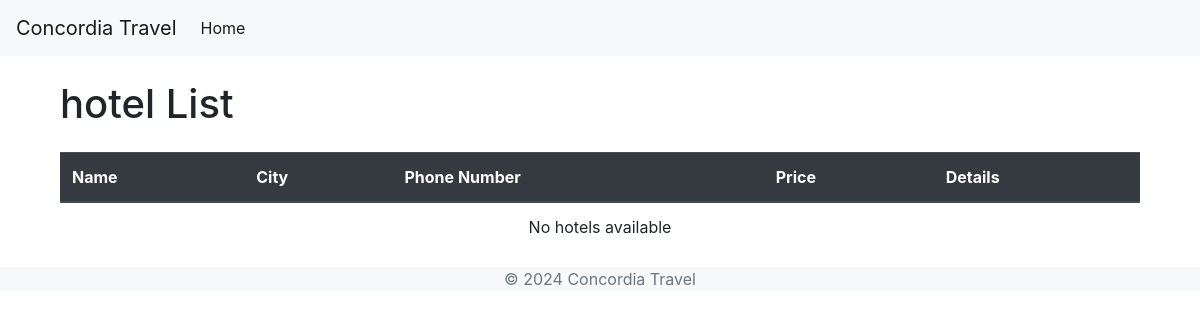
Page /packages/hotels/ on the earlier database version.
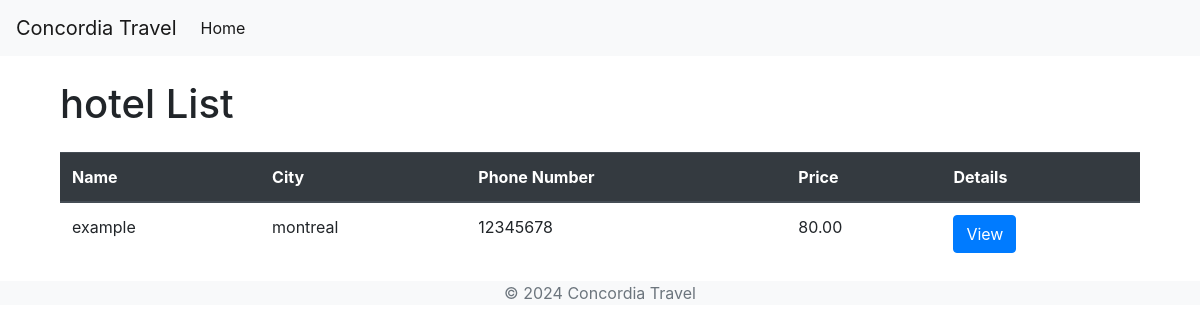
Same page on the later database version.
### packages/models.py (models this page shows)
class Hotel(models.Model):
    name = models.CharField(max_length=100)
    city = models.TextField(max_length=100)
    phone_number = models.CharField(max_length=15)
    price = models.DecimalField(max_digits=10, decimal_places=2)
    description = models.TextField(blank=True, null=True)  # Allows for an optional description

### packages/views.py (the view)
# urls.py: path('hotels/', views.HotelListView.as_view(), name='hotel-list'),
class HotelListView(ListView):
    model = Hotel
    template_name = 'hotels/hotel_list.html'
    context_object_name = 'hotels'

### packages/templates/packages/hotel_list.html (shortened to what this page needs)
{% extends 'packages/base.html' %}
{% block content %}
<div class="container mt-4">
    <h1 class="mb-4">hotel List</h1>
    <table class="table">
        <thead class="thead-dark">
            <tr>
                <th scope="col">Name</th>
                <th scope="col">City</th>
                <th scope="col">Phone Number</th>
                <th scope="col">Price</th>
                <th scope="col">Details</th>
            </tr>
        </thead>
        <tbody>
            {% for hotel in hotels %}
            <tr>
                <td>{{ hotel.name }}</td>
                <td>{{ hotel.city }}</td>
                <td>{{ hotel.phone_number }}</td>
                <td>{{ hotel.price }}</td>
                <td><a href="{% url 'hotel_detail' hotel.pk %}" class="btn btn-primary">View</a></td>
            </tr>
            {% empty %}
            <tr>
                <td colspan="7" class="text-center">No hotels available</td>
            </tr>
            {% endfor %}
        </tbody>
    </table>
</div>
{% endblock %}

Differences in the rows shown:
added Hotel: name "example", city "montreal", phone_number "12345678", price "80.00"
Other differences:
text no longer shown: "No hotels available"
